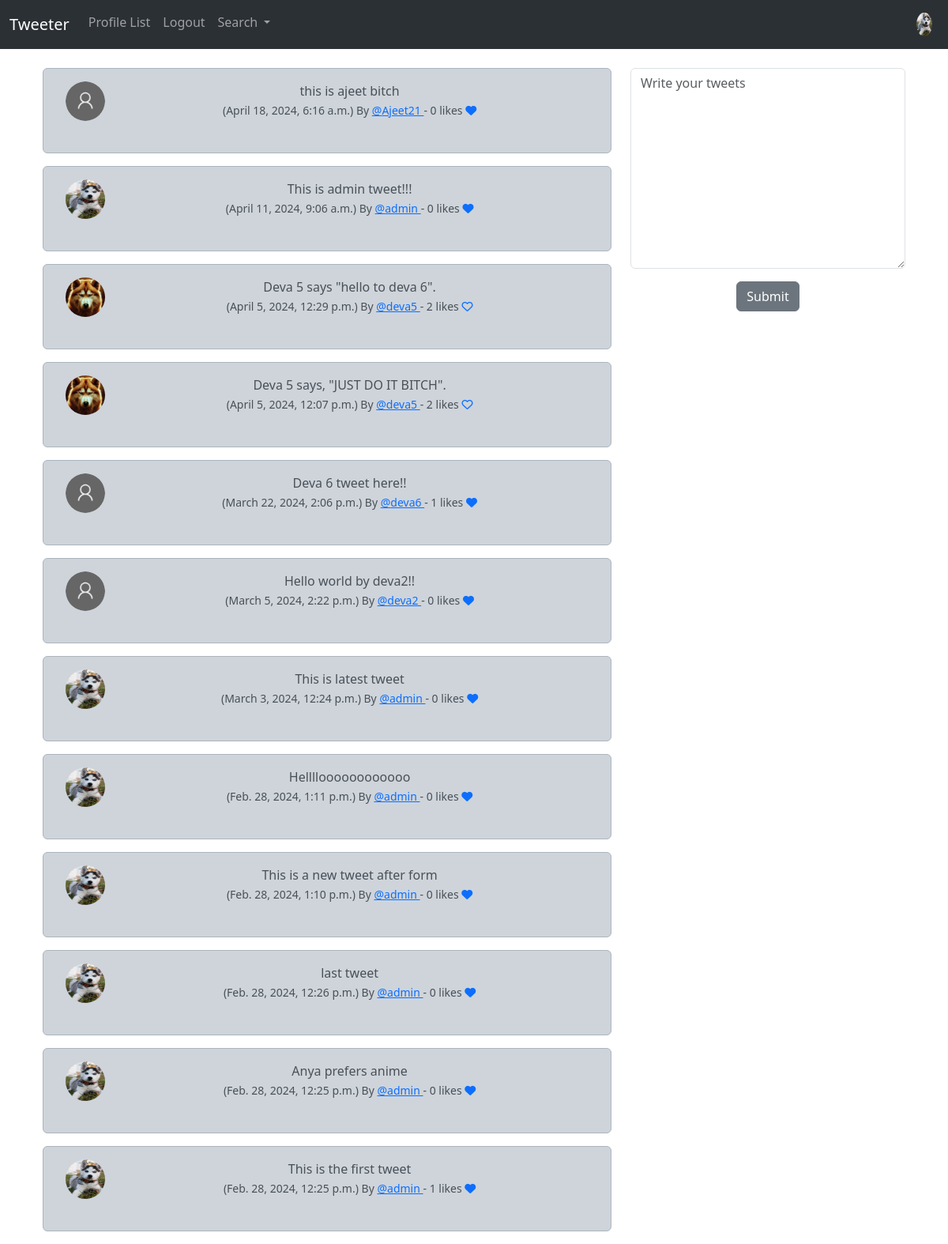
The app's page / (signed in) with its own data.
### musker/models.py (models this page shows, shortened)
class Profile(models.Model):
    user = models.OneToOneField(User, on_delete=models.CASCADE)
    follows = models.ManyToManyField(
        "self", related_name="followed_by", symmetrical=False, blank=True
    )
    profile_image = models.ImageField(null=True,blank=True,upload_to='images/')
    date_modified = models.DateTimeField(User, auto_now=True, auto_now_add=False)
    profile_bio = models.CharField(null=True,blank=True, max_length=100)
    portfolio_link = models.CharField(null=True,blank=True, max_length=100)
    facebook_link = models.CharField(null=True,blank=True, max_length=100)
    twitter_link = models.CharField(null=True,blank=True, max_length=100)
    instagram_link = models.CharField(null=True,blank=True, max_length=100)
    linkedin_link = models.CharField(null=True,blank=True, max_length=100)

class Tweet(models.Model):
    user = models.ForeignKey(User, on_delete=models.DO_NOTHING, related_name="tweets")
    body = models.CharField(max_length=280)
    created_at = models.DateTimeField(auto_now_add=True)
    likes = models.ManyToManyField(User,blank=True)
    def number_of_likes(self):
        return self.likes.count()

### musker/views.py (the view, shortened to what this page needs)
# urls.py: path('',views.home,name='home'),
def home(request):
    if request.user.is_authenticated:
        form = TweetForm(request.POST or None)
        tweets = Tweet.objects.all().order_by("-created_at")
        return render(request,'index.html',{"tweets":tweets,"form":form})
    else:
        tweets = Tweet.objects.all().order_by("-created_at")
        return render(request,'index.html',{"tweets":tweets})

### musker/forms.py
class TweetForm(forms.ModelForm):
    body = forms.CharField(required=True,
            widget=forms.widgets.Textarea(
                attrs={
                    "class":"form-control",
                    "placeholder":"Write your tweets"
                }
            ),
            label="",
            )
    class Meta:
        model = Tweet
        exclude=("user","likes")

### templates/index.html (shortened to what this page needs)
{% extends "base.html" %}
{% load static %}
{% block container %}
    <div class="container text-center">
        <div class="row">
            <div class="col-8">
                {% for tweet in tweets %}
                <div class="alert alert-dark" role="alert">
                    <div class="container">
                        <div class="row">
                            <div class="col-1">
                                {% if tweet.user.profile.profile_image %}
                                    <img src="{{tweet.user.profile.profile_image.url}}" width="50" height="50" class="rounded-circle"  alt="{{my_profile.user.username}}">
                                {% else %}
                                    <img src="{% static 'images/user_img.png' %}" width="50" height="50" class="rounded-circle"  alt="{{tweet.user.user.username}}">
                                {% endif %}
                            </div>
                            <div class="col-11">
                                {{tweet.body}} <br>
                                <small>
                                    ({{tweet.created_at}}) By <a href="{% url 'profile' tweet.user.id %}"> @{{tweet.user.username}} </a> - {{tweet.number_of_likes}} likes
                                    {% if user in tweet.likes.all %}
                                        <a href="{% url 'tweet_likes' tweet.id%}">
                                            <i class="fa fa-heart-o"></i>
                                        </a>
                                    {% else %}
                                        <a href="{% url 'tweet_likes' tweet.id%}">
                                            <i class="fa-solid fa-heart"></i>
                                        </a>
                                    {% endif %}
                                </small>
                            </div><br><br>
                        </div>
                    </div> <br />
                </div>
                {% endfor %}
            </div>
            {% if form %}
            <div class="col-4">
                <form method="POST">
                    {{form.as_p}}
                    <button type="submit" class="btn btn-secondary  ">Submit</button>
                </form>
                <br><br>
            </div>
            {% endif %}
        </div>
{% endblock container %}

### templates/navbar.html (shortened to what this page needs)
{% load static %}
<nav class="navbar navbar-expand-lg bg-body-tertiary" data-bs-theme="dark">
    <div class="container-fluid">
      <a class="navbar-brand" href="{% url 'home' %}">Tweeter</a>
      <div class="collapse navbar-collapse " id="navbarSupportedContent">
        <ul class="navbar-nav me-auto mb-2 mb-lg-0 w-100" >
          <li class="nav-item">
            <a class="nav-link" href="{% url 'profile_list' %}">Profile List</a>
          </li>
          {% if request.user.is_authenticated %}
          <li class="nav-item">
            <a class="nav-link" href="{% url 'logout' %}">Logout</a>
          </li>
          {% endif %}
          <li class="nav-item dropdown">
            <a class="nav-link dropdown-toggle" href="#" id="navbarDropdown" role="button" data-toggle="dropdown" aria-haspopup="true" aria-expanded="false" >
              Search
            </a>
          </li>
          {% if request.user.is_authenticated %}
            <ul class="navbar-nav ms-auto">
              <li class="nav-item">
                <a class="nav-link" href="{% url 'profile' request.user.id %}">
                  {% if user.profile.profile_image %}
                    <img src="{{user.profile.profile_image.url}}" alt="Profile Image" class="rounded-circle" widthh="30" height="30">
                    {% else %}
                    <img src="{% static 'images/user_img.png' %}" alt="Profile Image" class="rounded-circle" widthh="30" height="30">
                  {% endif %}
                </a>
            </li>
            </ul>
          {% endif %}
        </ul>
      </div>
    </div>
  </nav>

### records on screen
Tweet: body "this is ajeet bitch", created_at "April 18, 2024, 6:16 a.m.", user.username "Ajeet21", number_of_likes "0"
Tweet: user.profile.profile_image (picture), body "This is admin tweet!!!", created_at "April 11, 2024, 9:06 a.m.", user.username "admin", number_of_likes "0"
Tweet: user.profile.profile_image (picture), body "Deva 5 says \"hello to deva 6\".", created_at "April 5, 2024, 12:29 p.m.", user.username "deva5", number_of_likes "2"
Tweet: user.profile.profile_image (picture), body "Deva 5 says, \"JUST DO IT BITCH\".", created_at "April 5, 2024, 12:07 p.m.", user.username "deva5", number_of_likes "2"
Tweet: body "Deva 6 tweet here!!", created_at "March 22, 2024, 2:06 p.m.", user.username "deva6", number_of_likes "1"
Tweet: body "Hello world by deva2!!", created_at "March 5, 2024, 2:22 p.m.", user.username "deva2", number_of_likes "0"
Tweet: user.profile.profile_image (picture), body "This is latest tweet", created_at "March 3, 2024, 12:24 p.m.", user.username "admin", number_of_likes "0"
Tweet: user.profile.profile_image (picture), body "Helllloooooooooooo", created_at "Feb. 28, 2024, 1:11 p.m.", user.username "admin", number_of_likes "0"
Tweet: user.profile.profile_image (picture), body "This is a new tweet after form", created_at "Feb. 28, 2024, 1:10 p.m.", user.username "admin", number_of_likes "0"
Tweet: user.profile.profile_image (picture), body "last tweet", created_at "Feb. 28, 2024, 12:26 p.m.", user.username "admin", number_of_likes "0"
Tweet: user.profile.profile_image (picture), body "Anya prefers anime", created_at "Feb. 28, 2024, 12:25 p.m.", user.username "admin", number_of_likes "0"
Tweet: user.profile.profile_image (picture), body "This is the first tweet", created_at "Feb. 28, 2024, 12:25 p.m.", user.username "admin", number_of_likes "1"
